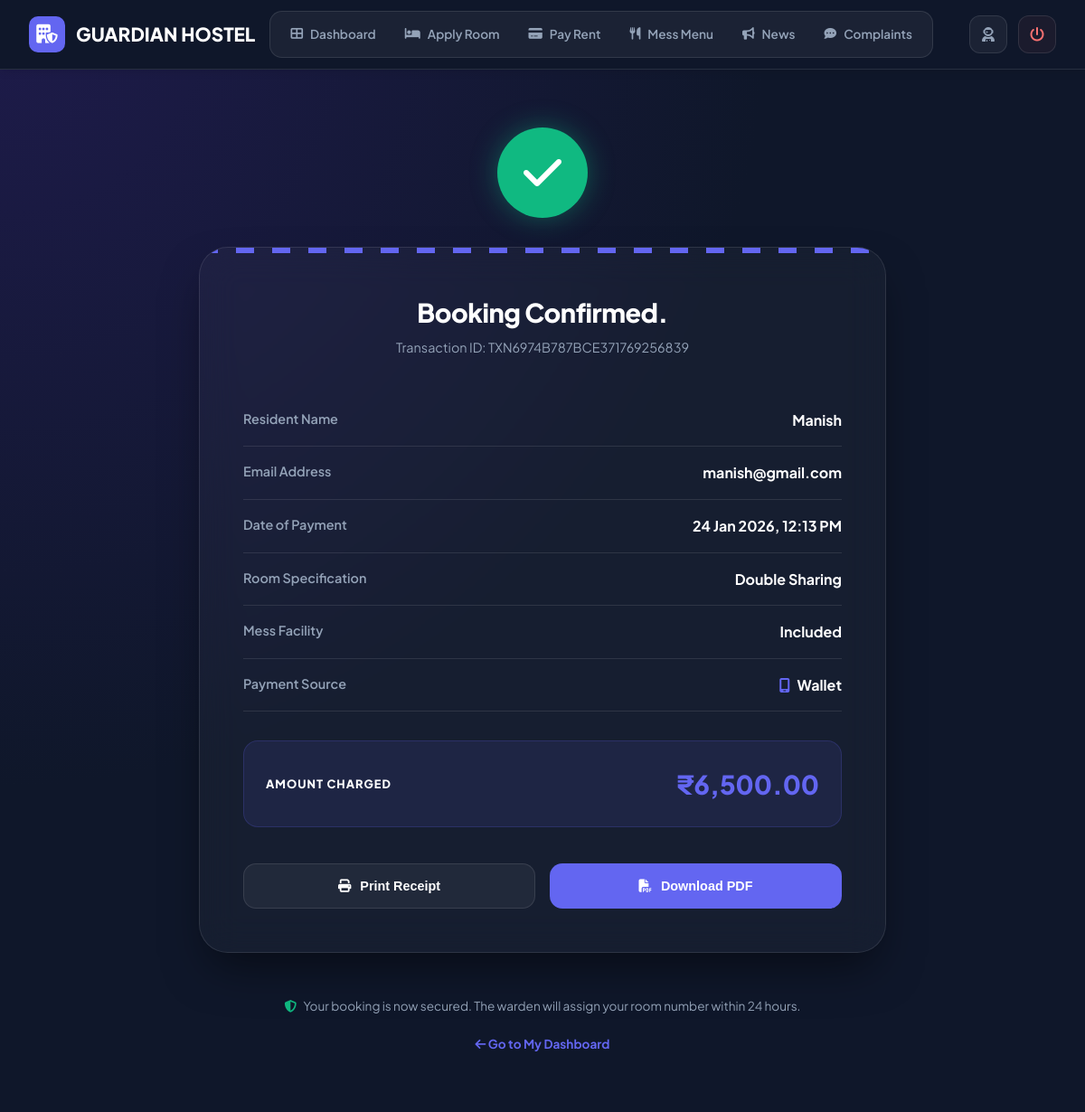
The app's page /student/payment_success.php?transaction_id=TXN6974B787BCE371769256839 (signed in) with its own data.
### tables this page shows
CREATE TABLE `payments` (
  `id` int(11) NOT NULL,
  `transaction_id` varchar(50) NOT NULL,
  `room_request_id` int(11) NOT NULL,
  `student_id` int(11) NOT NULL,
  `amount` decimal(10,2) NOT NULL,
  `payment_method` enum('UPI','Card','Wallet') NOT NULL,
  `payment_details` text DEFAULT NULL,
  `status` enum('Pending','Success','Failed') DEFAULT 'Pending',
  `payment_date` timestamp NOT NULL DEFAULT current_timestamp(),
  `receipt_url` varchar(255) DEFAULT NULL
);

CREATE TABLE `students` (
  `id` int(11) NOT NULL,
  `name` varchar(100) NOT NULL,
  `email` varchar(100) NOT NULL,
  `password` varchar(255) NOT NULL,
  `phone` varchar(15) NOT NULL,
  `gender` enum('Male','Female','Other') NOT NULL,
  `address` text NOT NULL,
  `guardian_name` varchar(100) NOT NULL,
  `guardian_phone` varchar(15) NOT NULL,
  `created_at` timestamp NOT NULL DEFAULT current_timestamp(),
  `photo` varchar(255) DEFAULT 'default_user.png'
);

CREATE TABLE `room_requests` (
  `id` int(11) NOT NULL,
  `student_id` int(11) NOT NULL,
  `room_type` enum('Single','Double','Triple') NOT NULL,
  `message` text DEFAULT NULL,
  `mess_included` tinyint(1) DEFAULT 1,
  `total_amount` decimal(10,2) DEFAULT 0.00,
  `monthly_rent_amount` decimal(10,2) DEFAULT 0.00 COMMENT 'Monthly rent (room + mess)',
  `payment_status` enum('Pending','Paid','Failed') DEFAULT 'Pending',
  `payment_id` varchar(100) DEFAULT NULL,
  `status` enum('Pending','Approved','Rejected') DEFAULT 'Pending',
  `room_id` int(11) DEFAULT NULL,
  `request_date` timestamp NOT NULL DEFAULT current_timestamp(),
  `response_date` timestamp NULL DEFAULT NULL,
  `room_allocation_date` date DEFAULT NULL COMMENT 'Date when room was allocated'
);

### student/payment_success.php (the view, shortened to what this page needs)
<?php
require_once '../config.php';
$transaction_id = isset($_GET['transaction_id']) ? mysqli_real_escape_string($conn, $_GET['transaction_id']) : '';
$payment_query = "SELECT p.*, rr.room_type, rr.mess_included, s.name, s.email
                  FROM payments p
                  JOIN room_requests rr ON p.room_request_id = rr.id
                  JOIN students s ON p.student_id = s.id
                  WHERE p.transaction_id = '$transaction_id' AND p.student_id = {$_SESSION['student_id']}";
$payment_result = mysqli_query($conn, $payment_query);
$payment = mysqli_fetch_assoc($payment_result);
?>
<!DOCTYPE html>
<html lang="en">
<head>
    <link rel="stylesheet" href="https://cdnjs.cloudflare.com/ajax/libs/font-awesome/6.5.1/css/all.min.css">
    <link rel="stylesheet" href="https://cdnjs.cloudflare.com/ajax/libs/animate.css/4.1.1/animate.min.css"/>
    <link rel="stylesheet" href="../css/style.css">
</head>
<body>
    <div class="mesh-bg"></div>
    <?php include 'includes/nav.php'; ?>
    <div class="success-wrapper">
        <div class="check-container animate__animated animate__bounceIn">
            <i class="fas fa-check"></i>
        </div>
        <div class="glass-receipt animate__animated animate__fadeInUp">
            <div class="receipt-header">
                <h2>Booking Confirmed<span>.</span></h2>
                <p>Transaction ID: <?php echo $payment['transaction_id']; ?></p>
            </div>
            <div class="info-row">
                <span>Resident Name</span>
                <strong><?php echo htmlspecialchars($payment['name']); ?></strong>
            </div>
            <div class="info-row">
                <span>Email Address</span>
                <strong><?php echo htmlspecialchars($payment['email']); ?></strong>
            </div>
            <div class="info-row">
                <span>Date of Payment</span>
                <strong><?php echo date('d M Y, h:i A', strtotime($payment['payment_date'])); ?></strong>
            </div>
            <div class="info-row">
                <span>Room Specification</span>
                <strong><?php echo $payment['room_type']; ?> Sharing</strong>
            </div>
            <div class="info-row">
                <span>Mess Facility</span>
                <strong><?php echo $payment['mess_included'] ? 'Included' : 'Excluded'; ?></strong>
            </div>
            <div class="info-row">
                <span>Payment Source</span>
                <strong>
                    <i class="fas fa-<?php echo $payment['payment_method'] == 'Card' ? 'credit-card' : 'mobile-screen'; ?>" style="margin-right: 5px; color: var(--primary);"></i>
                    <?php echo $payment['payment_method']; ?>
                </strong>
            </div>
            <div class="total-banner">
                <span style="font-weight: 800; text-transform: uppercase; font-size: 0.8rem; letter-spacing: 1px;">Amount Charged</span>
                <h3>₹<?php echo number_format($payment['amount'], 2); ?></h3>
            </div>
            <div class="action-group">
                <button onclick="window.print()" class="btn-action btn-print">
                    <i class="fas fa-print"></i> Print Receipt
                </button>
                <button onclick="downloadReceipt()" class="btn-action btn-pdf">
                    <i class="fas fa-file-pdf"></i> Download PDF
                </button>
            </div>
        </div>
        <div class="footer-note">
            <p><i class="fas fa-shield-halved" style="color: var(--success); margin-right: 5px;"></i> Your booking is now secured. The warden will assign your room number within 24 hours.</p>
            <a href="dashboard.php" style="display: inline-block; margin-top: 20px;"><i class="fas fa-arrow-left"></i> Go to My Dashboard</a>
        </div>
    </div>
</body>
</html>

### css/style.css (style rules this page uses)
* { margin: 0; padding: 0; box-sizing: border-box; }
:root { --primary-color: #16a085; --secondary-color: #2c3e50; --accent-color: #e67e22; --light-bg: #ecf0f1; --dark-text: #2c3e50; --light-text: #7f8c8d; --white: #ffffff; --shadow: 0 4px 6px rgba(0, 0, 0, 0.1); --shadow-hover: 0 10px 25px rgba(0, 0, 0, 0.15); }
html { scroll-behavior: smooth; }
body { font-family: 'Segoe UI', Tahoma, Geneva, Verdana, sans-serif; color: var(--dark-text); line-height: 1.6; overflow-x: hidden; }

### student/payment_success.php (style rules this page uses)
:root { --primary: #6366f1; --success: #10b981; --glass: rgba(255, 255, 255, 0.03); --border: rgba(255, 255, 255, 0.1); --text-dim: #94a3b8; }
body { background: #0f172a; color: white; min-height: 100vh; font-family: 'Plus Jakarta Sans', sans-serif; }
.mesh-bg { position: fixed; top: 0; left: 0; width: 100%; height: 100%; z-index: -1; background: radial-gradient(at 0% 0%, #1e1b4b 0%, #0f172a 50%); }
.success-wrapper { max-width: 800px; margin: 4rem auto; padding: 0 20px; }
.check-container { width: 100px; height: 100px; background: var(--success); border-radius: 50%; display: flex; align-items: center; justify-content: center; margin: 0 auto 2rem; box-shadow: 0 0 30px rgba(16, 185, 129, 0.4); font-size: 3rem; animation: zoomIn 0.6s cubic-bezier(0.175, 0.885, 0.32, 1.275); }
.glass-receipt { background: var(--glass); backdrop-filter: blur(20px); border: 1px solid var(--border); border-radius: 32px; padding: 3rem; box-shadow: 0 25px 50px -12px rgba(0,0,0,0.5); position: relative; overflow: hidden; }
.glass-receipt::before { content: ''; position: absolute; top: 0; left: 0; width: 100%; height: 6px; background: repeating-linear-gradient(90deg, var(--primary), var(--primary) 20px, transparent 20px, transparent 40px); }
.receipt-header { text-align: center; margin-bottom: 2.5rem; }
.receipt-header h2 { font-weight: 800; font-size: 1.8rem; letter-spacing: -0.5px; }
.receipt-header p { color: var(--text-dim); font-size: 0.9rem; margin-top: 5px; }
.info-row { display: flex; justify-content: space-between; padding: 1rem 0; border-bottom: 1px solid var(--border); }
.info-row span { color: var(--text-dim); font-weight: 600; font-size: 0.9rem; }
.info-row strong { font-weight: 700; color: white; }
.total-banner { background: rgba(99, 102, 241, 0.1); border-radius: 16px; padding: 1.5rem; margin-top: 2rem; display: flex; justify-content: space-between; align-items: center; border: 1px solid rgba(99, 102, 241, 0.2); }
.total-banner h3 { font-size: 1.8rem; color: var(--primary); font-weight: 800; }
.action-group { display: grid; grid-template-columns: 1fr 1fr; gap: 1rem; margin-top: 2.5rem; }
.btn-action { padding: 16px; border-radius: 14px; font-weight: 800; border: none; cursor: pointer; display: flex; align-items: center; justify-content: center; gap: 10px; transition: 0.3s; text-decoration: none; font-size: 0.9rem; }
.btn-pdf { background: var(--primary); color: white; }
.btn-print { background: rgba(255,255,255,0.05); color: white; border: 1px solid var(--border); }
.footer-note { text-align: center; margin-top: 3rem; color: var(--text-dim); font-size: 0.85rem; line-height: 1.6; }
.footer-note a { color: var(--primary); text-decoration: none; font-weight: 700; }

### student/includes/nav.php (style rules this page uses)
:root { --nav-bg: #0f172a; --accent: #6366f1; --glass-white: rgba(255, 255, 255, 0.05); --border-white: rgba(255, 255, 255, 0.1); }

### records on screen
payments: transaction "TXN6974B787BCE371769256839", student.name "Manish", student.email "manish@gmail.com", payment_date "24 Jan 2026, 12:13 PM", room_request.room_type "Double", payment_method "Wallet", amount "6,500.00"
